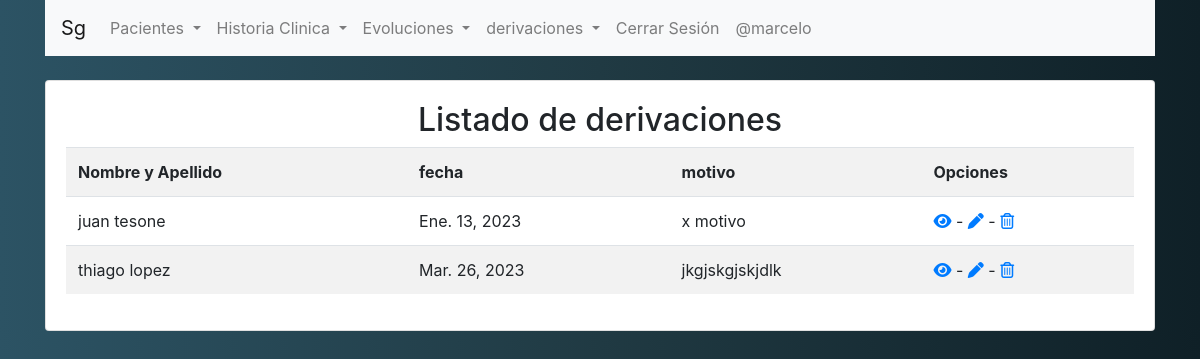
Page /listar-derivacion/ (signed in) on the committed database.
### gestion/models.py (models this page shows)
class derivacion(models.Model):
    paciente = models.ForeignKey(
        paciente, on_delete=models.CASCADE, blank=True)
    fecha = models.DateField(blank=True, null=True)
    motivo = models.TextField(blank=True)
    profesional = models.CharField(max_length=200, blank=True)
    imagen = models.ImageField(upload_to='derivaciones', blank=True)

class paciente(models.Model):
    nombre = models.CharField(max_length=100)
    apellido = models.CharField(max_length=100, blank=True)
    edad = models.IntegerField(blank=True)
    diagnostico_presuntivo = models.CharField(max_length=200, blank=True)
    motivo_consulta = models.CharField(max_length=200, blank=True)
    derivado = models.BooleanField(default=False)
    detalle_derivacion = models.CharField(max_length=200, blank=True)
    dni = models.CharField(max_length=100, blank=True)
    fecha_ingreso = models.DateField(blank=True, null=True)
    telefono = models.CharField(max_length=100, blank=True)
    email = models.EmailField(blank=True)
    estado = models.CharField(blank=True, null=True)
    estado_choices = (
        ('activo', 'activo'),
        ('inactivo', 'inactivo'),
        ('alta', 'alta'),
        ('derivado', 'derivado')
    )
    estado = models.CharField(
        max_length=20, choices=estado_choices, default='activo')
    imagen = models.ImageField(upload_to='pacientes', blank=True)
    def __str__(self):
        return f"{self.nombre} {self.apellido}"

### gestion/views.py (the view)
# urls.py: path('listar-derivacion/', listar_derivaciones, name='listar_derivaciones'),
@permission_required('api.view_derivacion')
def listar_derivaciones(request):
    derivaciones = derivacion.objects.all().order_by('fecha')
    data = {
        'derivaciones': derivaciones
    }
    return render(request, 'gestion/derivacion/listar.html', data)

### gestion/templates/gestion/derivacion/listar.html (shortened to what this page needs)
{% extends "gestion/layout.html" %} {% block body %} {% load crispy_forms_tags%}
{% if derivaciones %}
<div class="card">
  <card class="card-body">
    <h2><center>Listado de derivaciones</center></h2>
    <table class="table table-striped table-hover table-responsive-sm">
      <tr>
        <th>Nombre y Apellido</th>
        <th>fecha</th>
        <th>motivo</th>
        <th>Opciones</th>
      </tr>
      {% for derivacion in derivaciones %}
      <tr>
        <td>{{derivacion.paciente}}</td>
        <td>{{derivacion.fecha}}</td>
        <td>{{derivacion.motivo}}</td>
        <td>
          <a
            href="{% url 'gestion:detalle_derivacion' derivacion.id %}"
            class="fas fa-eye"
          ></a>
          {% if perms.gestion.change_derivacion %}
          <a> - </a>
          <a
            href="{% url 'gestion:modificar_derivacion' derivacion.id %}"
            class="fas fa-pen"
          ></a>
          {% endif %} {% if perms.gestion.delete_derivacion %}
          <a> - </a>
          <a
            href="#"
            class="far fa-trash-alt"
            onclick="eliminarDerivacion({{derivacion.id}})"
          ></a>
          {% endif %}
        </td>
      </tr>
      {% endfor %}
    </table>
  </card>
</div>
{% else %}
<div class="card">
  <card class="card-body">
    <h2>No hay derivaciones registradas</h2>
  </card>
</div>
{% endif %} {% endblock %}

### gestion/templates/gestion/layout.html (shortened to what this page needs)
{% load static %}
<!DOCTYPE html>
<html lang="en">
  <head>
    <link
      rel="stylesheet"
      href="https://cdn.jsdelivr.net/npm/bootstrap@4.6.1/dist/css/bootstrap.min.css"
    />
  </head>
  <body style="background: #0F2027;
  background: -webkit-linear-gradient(to right, #2C5364, #203A43, #0F2027);
  background: linear-gradient(to right, #2C5364, #203A43, #0F2027);">
    <div class="container">
    <nav class="navbar navbar-expand-lg navbar-light bg-light">
      <a class="navbar-brand" href="{% url 'gestion:index' %}">Sg</a>
      <div class="collapse navbar-collapse" id="navbarSupportedContent">
        <ul class="navbar-nav mr-auto">
          <li class="nav-item dropdown">
            <a
              class="nav-link dropdown-toggle"
              href="#"
              id="navbarDropdown"
              role="button"
              data-toggle="dropdown"
              aria-expanded="false"
            >
              Pacientes
            </a>
          </li>
          <li class="nav-item dropdown">
            <a
              class="nav-link dropdown-toggle"
              href="#"
              id="navbarDropdown"
              role="button"
              data-toggle="dropdown"
              aria-haspopup="true"
              aria-expanded="false"
            >
              Historia Clinica
            </a>
          </li>
          <li class="nav-item dropdown">
            <a
              class="nav-link dropdown-toggle"
              href="#"
              id="navbarDropdown"
              role="button"
              data-toggle="dropdown"
              aria-haspopup="true"
              aria-expanded="false"
            >
              Evoluciones
            </a>
          </li>
          <li class="nav-item dropdown">
            <a
              class="nav-link dropdown-toggle"
              href="#"
              id="navbarDropdown"
              role="button"
              data-toggle="dropdown"
              aria-haspopup="true"
              aria-expanded="false"
            >
              derivaciones
            </a>
          </li>
          {% if user.is_authenticated %}
              <li class="nav-item">
                <a class="nav-link" href="{% url 'logout' %}">Cerrar Sesión</a>
              </li>
              <li class="nav-item">
                <a class="nav-link" href="#">@{{user.username}}</a>
              </li class="nav-item">
              {% endif %}
        </ul>
      </div>
    </nav>
  </div>
    <br />
    <div class="container">{% block body %} {% endblock %}</div>
  </body>
</html>

### rows in the picture
derivacion: paciente "juan tesone", fecha "Ene. 13, 2023", motivo "x motivo"
derivacion: paciente "thiago lopez", fecha "Mar. 26, 2023", motivo "jkgjskgjskjdlk"

### other values in the picture
{{ user.username }} "marcelo"
